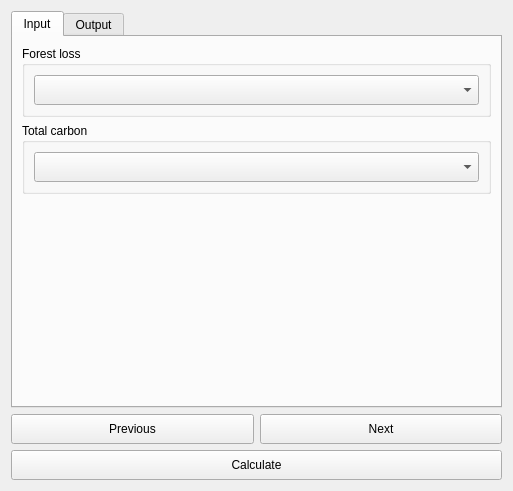
<?xml version="1.0" encoding="UTF-8"?>
<ui version="4.0">
 <class>DlgCalculateTCSummaryTable</class>
 <widget class="QDialog" name="DlgCalculateTCSummaryTable">
  <property name="geometry">
   <rect>
    <x>0</x>
    <y>0</y>
    <width>513</width>
    <height>491</height>
   </rect>
  </property>
  <property name="sizePolicy">
   <sizepolicy hsizetype="Fixed" vsizetype="Fixed">
    <horstretch>0</horstretch>
    <verstretch>0</verstretch>
   </sizepolicy>
  </property>
  <property name="windowTitle">
   <string>Calculate Carbon Change Summary Table</string>
  </property>
  <layout class="QVBoxLayout" name="verticalLayout">
   <item>
    <widget class="QTabWidget" name="TabBox">
     <property name="sizePolicy">
      <sizepolicy hsizetype="Minimum" vsizetype="Expanding">
       <horstretch>0</horstretch>
       <verstretch>0</verstretch>
      </sizepolicy>
     </property>
     <property name="tabShape">
      <enum>QTabWidget::Rounded</enum>
     </property>
     <property name="currentIndex">
      <number>0</number>
     </property>
     <widget class="QWidget" name="InputTab">
      <attribute name="title">
       <string>Input</string>
      </attribute>
      <layout class="QVBoxLayout" name="verticalLayout_2">
       <item>
        <widget class="QGroupBox" name="groupBox_2">
         <property name="sizePolicy">
          <sizepolicy hsizetype="Preferred" vsizetype="Minimum">
           <horstretch>0</horstretch>
           <verstretch>0</verstretch>
          </sizepolicy>
         </property>
         <property name="minimumSize">
          <size>
           <width>0</width>
           <height>0</height>
          </size>
         </property>
         <property name="maximumSize">
          <size>
           <width>16777215</width>
           <height>16777215</height>
          </size>
         </property>
         <property name="font">
          <font>
           <weight>50</weight>
           <bold>false</bold>
          </font>
         </property>
         <property name="title">
          <string>Forest loss</string>
         </property>
         <layout class="QVBoxLayout" name="verticalLayout_6">
          <item>
           <widget class="WidgetDataIOSelectTELayerExisting" name="combo_layer_f_loss">
            <property name="sizePolicy">
             <sizepolicy hsizetype="Expanding" vsizetype="Minimum">
              <horstretch>0</horstretch>
              <verstretch>0</verstretch>
             </sizepolicy>
            </property>
            <property name="minimumSize">
             <size>
              <width>0</width>
              <height>30</height>
             </size>
            </property>
            <property name="layer_type" stdset="0">
             <string notr="true">Forest loss</string>
            </property>
           </widget>
          </item>
         </layout>
        </widget>
       </item>
       <item>
        <widget class="QGroupBox" name="groupBox_3">
         <property name="enabled">
          <bool>true</bool>
         </property>
         <property name="sizePolicy">
          <sizepolicy hsizetype="Preferred" vsizetype="Minimum">
           <horstretch>0</horstretch>
           <verstretch>0</verstretch>
          </sizepolicy>
         </property>
         <property name="maximumSize">
          <size>
           <width>16777215</width>
           <height>16777215</height>
          </size>
         </property>
         <property name="font">
          <font>
           <weight>50</weight>
           <bold>false</bold>
          </font>
         </property>
         <property name="title">
          <string>Total carbon</string>
         </property>
         <layout class="QVBoxLayout" name="verticalLayout_7">
          <item>
           <widget class="WidgetDataIOSelectTELayerExisting" name="combo_layer_tc">
            <property name="sizePolicy">
             <sizepolicy hsizetype="Expanding" vsizetype="Minimum">
              <horstretch>0</horstretch>
              <verstretch>0</verstretch>
             </sizepolicy>
            </property>
            <property name="minimumSize">
             <size>
              <width>275</width>
              <height>30</height>
             </size>
            </property>
            <property name="layer_type" stdset="0">
             <string notr="true">Total carbon</string>
            </property>
           </widget>
          </item>
         </layout>
        </widget>
       </item>
       <item>
        <spacer name="verticalSpacer">
         <property name="orientation">
          <enum>Qt::Vertical</enum>
         </property>
         <property name="sizeHint" stdset="0">
          <size>
           <width>20</width>
           <height>40</height>
          </size>
         </property>
        </spacer>
       </item>
      </layout>
     </widget>
     <widget class="QWidget" name="OutputTab">
      <attribute name="title">
       <string>Output</string>
      </attribute>
      <layout class="QVBoxLayout" name="verticalLayout_3">
       <item>
        <widget class="QGroupBox" name="groupBox_7">
         <property name="title">
          <string>Output file for summary table</string>
         </property>
         <layout class="QHBoxLayout" name="horizontalLayout_2">
          <item>
           <widget class="QLineEdit" name="output_file_table">
            <property name="sizePolicy">
             <sizepolicy hsizetype="Expanding" vsizetype="Minimum">
              <horstretch>0</horstretch>
              <verstretch>0</verstretch>
             </sizepolicy>
            </property>
            <property name="minimumSize">
             <size>
              <width>0</width>
              <height>35</height>
             </size>
            </property>
            <property name="readOnly">
             <bool>true</bool>
            </property>
            <property name="placeholderText">
             <string>Click &quot;Browse&quot; to choose a file...</string>
            </property>
           </widget>
          </item>
          <item>
           <widget class="QPushButton" name="browse_output_file_table">
            <property name="sizePolicy">
             <sizepolicy hsizetype="Minimum" vsizetype="Minimum">
              <horstretch>0</horstretch>
              <verstretch>0</verstretch>
             </sizepolicy>
            </property>
            <property name="minimumSize">
             <size>
              <width>0</width>
              <height>35</height>
             </size>
            </property>
            <property name="text">
             <string>Browse</string>
            </property>
           </widget>
          </item>
         </layout>
        </widget>
       </item>
       <item>
        <spacer name="verticalSpacer_2">
         <property name="orientation">
          <enum>Qt::Vertical</enum>
         </property>
         <property name="sizeHint" stdset="0">
          <size>
           <width>20</width>
           <height>0</height>
          </size>
         </property>
        </spacer>
       </item>
      </layout>
     </widget>
    </widget>
   </item>
   <item>
    <layout class="QGridLayout" name="gridLayout_3">
     <item row="0" column="0">
      <widget class="QPushButton" name="button_prev">
       <property name="sizePolicy">
        <sizepolicy hsizetype="Minimum" vsizetype="Minimum">
         <horstretch>0</horstretch>
         <verstretch>0</verstretch>
        </sizepolicy>
       </property>
       <property name="minimumSize">
        <size>
         <width>0</width>
         <height>30</height>
        </size>
       </property>
       <property name="text">
        <string>Previous</string>
       </property>
      </widget>
     </item>
     <item row="0" column="1">
      <widget class="QPushButton" name="button_next">
       <property name="sizePolicy">
        <sizepolicy hsizetype="Minimum" vsizetype="Minimum">
         <horstretch>0</horstretch>
         <verstretch>0</verstretch>
        </sizepolicy>
       </property>
       <property name="minimumSize">
        <size>
         <width>0</width>
         <height>30</height>
        </size>
       </property>
       <property name="text">
        <string>Next</string>
       </property>
      </widget>
     </item>
     <item row="1" column="0" colspan="2">
      <widget class="QPushButton" name="button_calculate">
       <property name="sizePolicy">
        <sizepolicy hsizetype="Minimum" vsizetype="Minimum">
         <horstretch>0</horstretch>
         <verstretch>0</verstretch>
        </sizepolicy>
       </property>
       <property name="minimumSize">
        <size>
         <width>0</width>
         <height>30</height>
        </size>
       </property>
       <property name="text">
        <string>Calculate</string>
       </property>
      </widget>
     </item>
    </layout>
   </item>
  </layout>
 </widget>
 <customwidgets>
  <customwidget>
   <class>WidgetDataIOSelectTELayerExisting</class>
   <extends>QComboBox</extends>
   <header>LDMS/data_io</header>
  </customwidget>
 </customwidgets>
 <tabstops>
  <tabstop>TabBox</tabstop>
  <tabstop>combo_layer_f_loss</tabstop>
  <tabstop>combo_layer_tc</tabstop>
  <tabstop>button_prev</tabstop>
  <tabstop>button_next</tabstop>
  <tabstop>button_calculate</tabstop>
  <tabstop>browse_output_file_table</tabstop>
  <tabstop>output_file_table</tabstop>
 </tabstops>
 <resources/>
 <connections/>
</ui>
